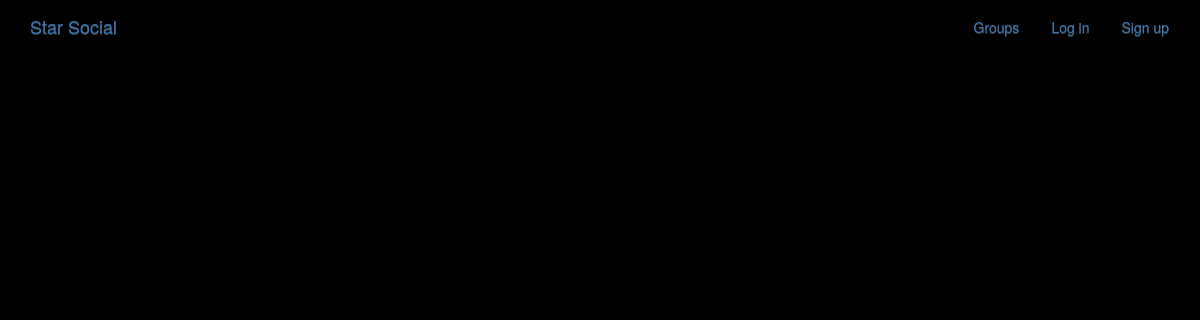
The app's page /posts/, older data.
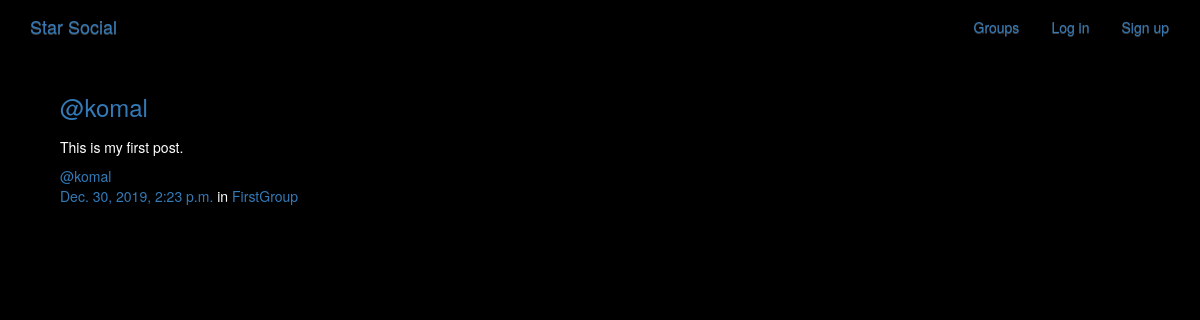
The same page, newer data.
### posts/models.py (models this page shows, shortened)
class Post(models.Model):
    user = models.ForeignKey(User, related_name="posts",on_delete=models.CASCADE)
    created_at = models.DateTimeField(auto_now = True)
    message = models.TextField()
    message_html = models.TextField(editable = False)
    group = models.ForeignKey(Group, related_name="posts",null=True, blank=True,on_delete=models.CASCADE)
    class Meta:
        ordering = ['-created_at']
        unique_together = ['user', 'message']

### groups/models.py (models this page shows, shortened)
class Group(models.Model):
    name = models.CharField(max_length = 255, unique = True)
    slug = models.SlugField(allow_unicode = True, unique = True)
    description = models.TextField(blank = True, default = '')
    description_html = models.TextField(editable = False, default = '', blank = True)
    members = models.ManyToManyField(User, through = 'GroupMember')
    class Meta:
        ordering = ['name']

### posts/views.py (the view)
# urls.py: path('', views.PostList.as_view(), name="all"),
class PostList(SelectRelatedMixin, generic.ListView):
    model = models.Post
    select_related = ("user", "group")

### posts/templates/posts/post_list.html (shortened to what this page needs)
{% extends "posts/post_base.html" %}
{% block post_content %}
<div class="col-md-8">
	{% for post in post_list %}
  {% include "posts/_post.html" %}
	{% endfor %}
</div>
{% endblock %}

### posts/templates/posts/_post.html (shortened to what this page needs)
<div class="media">
	<h3 class="mr-5"><a href="{% url 'posts:for_user' username=post.user.username %}">@{{ post.user.username }}</a></h3>
	<div class="media-body">
		<h5>{{ post.message_html|safe }}</h5>
		<span class="username"><a href="{% url 'posts:for_user' username=post.user.username %}">@{{ post.user.username }}</a></span>
			<br>
			<time class="time"><a href="{% url 'posts:single' username=post.user.username pk=post.pk %}">{{ post.created_at }}</a></time>
			{% if post.group %}
			<span class="group-name">in <a href="#">{{ post.group.name }}</a></span>
			{% endif %}
	</div>
</div>

Row changes from the older to the newer data that the page shows:
added Post: user.username "komal", message_html "This is my first post.", created_at "Dec. 30, 2019, 2:23 p.m.", group.name "FirstGroup"
